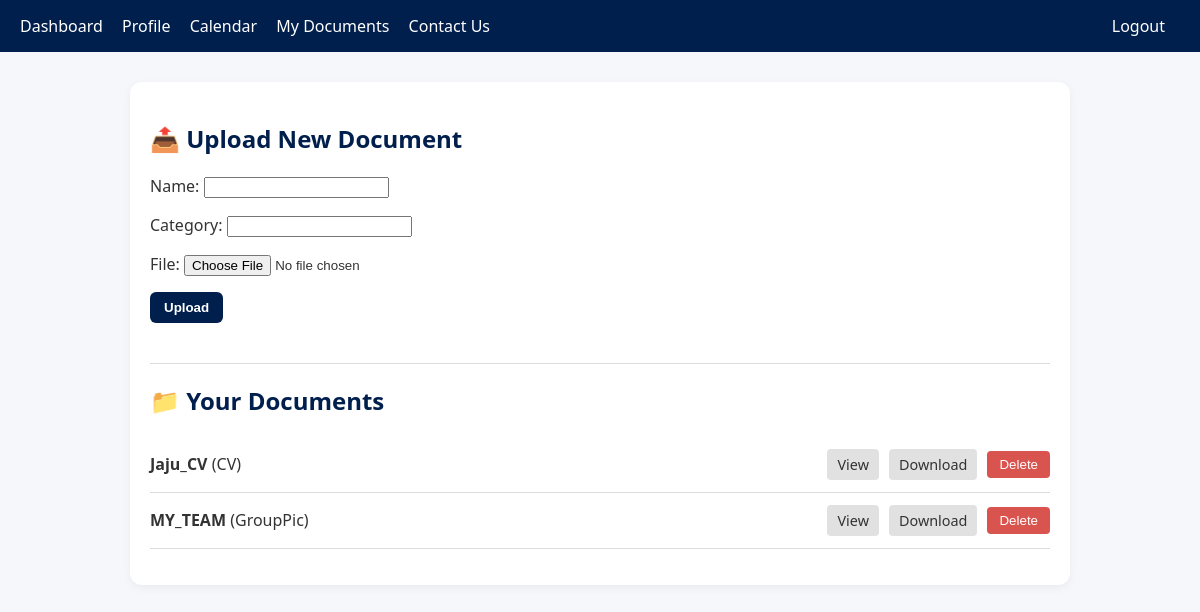
Page /documents/ (signed in) on the committed database.
### my_app/models.py (models this page shows, shortened)
class Document(models.Model):
    user = models.ForeignKey(User, on_delete=models.CASCADE)
    name = models.CharField(max_length=100)
    category = models.CharField(max_length=100)
    file = models.FileField(upload_to='documents/')

### my_app/views.py (the view)
# urls.py: path('documents/', views.documents, name='documents'),
@login_required
def documents(request):
    if request.method == 'POST':
        form = DocumentForm(request.POST, request.FILES)
        if form.is_valid():
            doc = form.save(commit=False)
            doc.user = request.user
            doc.save()
            return redirect('documents')
    else:
        form = DocumentForm()
    docs = Document.objects.filter(user=request.user)
    return render(request, 'documents.html', {'form': form, 'documents': docs})

### my_app/forms.py
class DocumentForm(forms.ModelForm):
    class Meta:
        model = Document
        fields = ['name', 'category', 'file']

### core/templates/documents.html (shortened to what this page needs)
{% load static %}
<!DOCTYPE html>
<html>
<head>
    <link rel="stylesheet" href="{% static 'css/documents.css' %}">
    <link rel="stylesheet" href="https://cdnjs.cloudflare.com/ajax/libs/font-awesome/6.5.0/css/all.min.css">
</head>
<body>
    <div class="navbar">
        <div class="nav-left">
            <a href="{% url 'dashboard' %}">Dashboard</a>
            <a href="{% url 'profile' %}">Profile</a>
            <a href="{% url 'calendar' %}">Calendar</a>
            <a href="{% url 'documents' %}">My Documents</a>
            <a href="{% url 'contact' %}">Contact Us</a>
        </div>
        <div class="nav-right">
            {% if user.is_authenticated %}
                <a href="{% url 'logout' %}">Logout</a>
            {% else %}
                <a href="{% url 'login' %}">Login</a>
            {% endif %}
        </div>
    </div>
    <div class="container">
        <h2>📤 Upload New Document</h2>
        <form method="POST" enctype="multipart/form-data" class="upload-form">
            {{ form.as_p }}
            <button type="submit" class="btn">Upload</button>
        </form>
        <hr class="divider">
        <h2>📁 Your Documents</h2>
        <ul class="doc-list">
            {% for doc in documents %}
                <li class="doc-item">
                    <div class="doc-info">
                        <strong>{{ doc.name }}</strong> ({{ doc.category }})
                    </div>
                    <div class="doc-actions">
                        <a href="{{ doc.file.url }}" target="_blank" class="btn-secondary">View</a>
                        <a href="{{ doc.file.url }}" download class="btn-secondary">Download</a>
                        <form method="POST" action="{% url 'delete_document' doc.id %}" class="inline-form">
                            <button type="submit" onclick="return confirm('Are you sure you want to delete this document?');" class="btn-danger">Delete</button>
                        </form>
                    </div>
                </li>
            {% empty %}
                <li>No documents uploaded yet.</li>
            {% endfor %}
        </ul>
    </div>
</body>
</html>

### core/static/css/documents.css (style rules this page uses)
body { font-family: 'Segoe UI', sans-serif; background-color: #f5f7fa; margin: 0; padding: 0; color: #333; }
.navbar { background-color: #001f4d; padding: 15px 20px; display: flex; justify-content: space-between; align-items: center; }
.navbar a { color: white; text-decoration: none; margin-right: 15px; font-weight: 500; }
.container { max-width: 900px; margin: 30px auto; padding: 20px; background-color: #fff; border-radius: 12px; box-shadow: 0 3px 10px rgba(0, 0, 0, 0.05); }
h2 { color: #001f4d; margin-bottom: 20px; }
.upload-form { margin-bottom: 30px; }
.btn { background-color: #001f4d; color: white; border: none; padding: 8px 14px; border-radius: 6px; cursor: pointer; font-weight: 600; transition: background-color 0.3s ease; }
.btn-secondary { background-color: #e1e1e1; padding: 6px 10px; margin-right: 10px; border-radius: 4px; text-decoration: none; color: #333; font-size: 0.9rem; }
.btn-danger { background-color: #d9534f; color: white; border: none; padding: 6px 12px; border-radius: 4px; cursor: pointer; }
.doc-list { list-style: none; padding: 0; }
.doc-item { border-bottom: 1px solid #ddd; padding: 12px 0; display: flex; justify-content: space-between; align-items: center; }
.doc-info { font-size: 1rem; font-weight: 500; }
.doc-actions { display: flex; align-items: center; }
.inline-form { display: inline; }
.divider { margin: 40px 0 20px 0; border: none; border-top: 1px solid #ddd; }

### rows in the picture
Document: name "Jaju_CV", category "CV"
Document: name "MY_TEAM", category "GroupPic"
